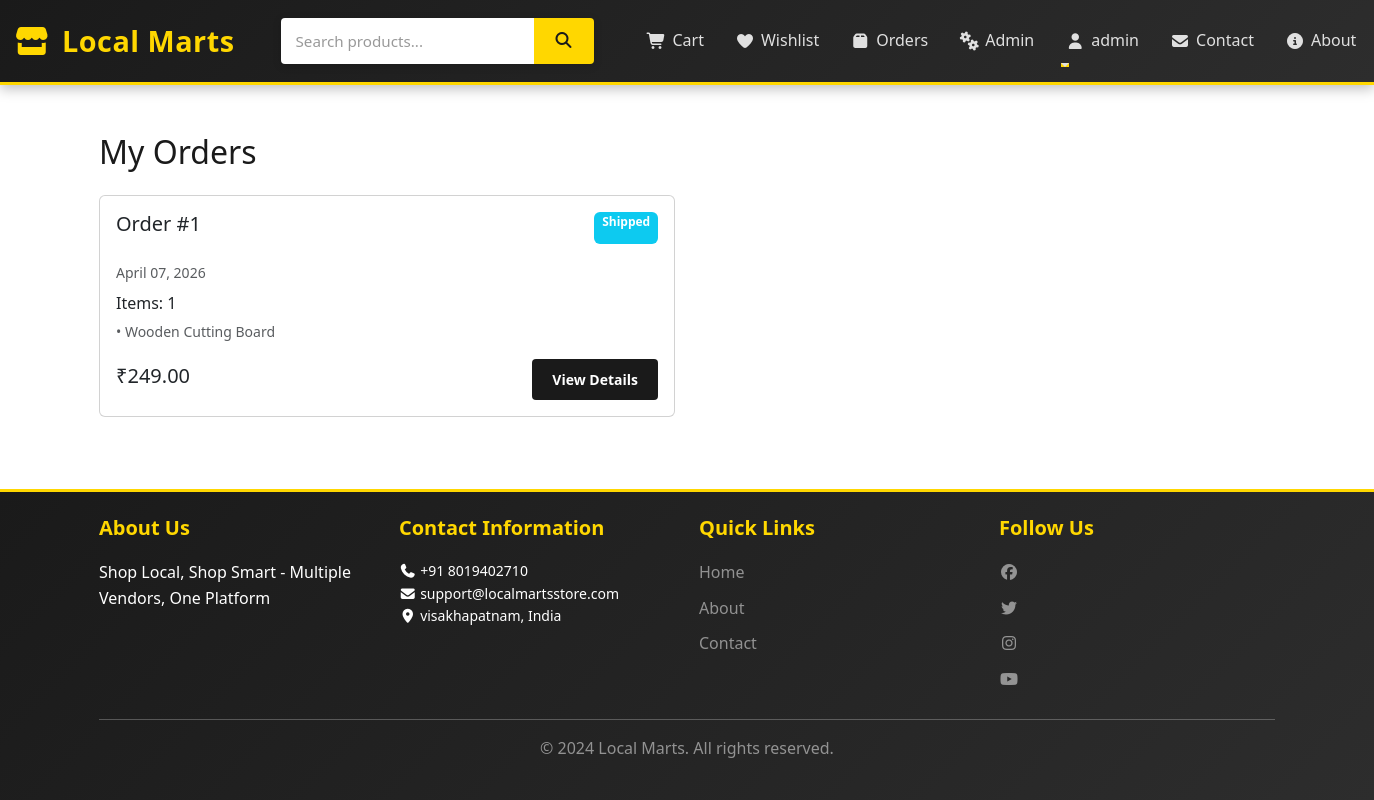
Page /orders (signed in) on the committed database.
### app/models.py (models this page shows, shortened)
class User(UserMixin, db.Model):
    id = db.Column(db.Integer, primary_key=True)
    username = db.Column(db.String(80), unique=True, nullable=False)
    email = db.Column(db.String(120), unique=True, nullable=False)
    password_hash = db.Column(db.String(200), nullable=False)
    phone = db.Column(db.String(20))
    address = db.Column(db.Text)
    city = db.Column(db.String(50))
    country = db.Column(db.String(50))
    postal_code = db.Column(db.String(10))
    user_type = db.Column(db.String(20), default='buyer')  # buyer or seller
    is_admin = db.Column(db.Boolean, default=False)
    created_at = db.Column(db.DateTime, default=datetime.utcnow)
    orders = db.relationship('Order', backref='user', lazy=True, cascade='all, delete-orphan')
    cart_items = db.relationship('CartItem', backref='user', lazy=True, cascade='all, delete-orphan')
    wishlist_items = db.relationship('Wishlist', backref='user', lazy=True, cascade='all, delete-orphan')
    reviews = db.relationship('Review', backref='user', lazy=True, cascade='all, delete-orphan')

class Order(db.Model):
    id = db.Column(db.Integer, primary_key=True)
    user_id = db.Column(db.Integer, db.ForeignKey('user.id'), nullable=False)
    total_price = db.Column(db.Float, nullable=False)
    status = db.Column(db.String(20), default='Pending')  # Pending, Processing, Shipped, Delivered
    payment_status = db.Column(db.String(20), default='Pending')  # Pending, Completed
    shipping_address = db.Column(db.Text)
    ordered_at = db.Column(db.DateTime, default=datetime.utcnow)
    delivered_at = db.Column(db.DateTime)
    items = db.relationship('OrderItem', backref='order', lazy=True, cascade='all, delete-orphan')

class OrderItem(db.Model):
    id = db.Column(db.Integer, primary_key=True)
    order_id = db.Column(db.Integer, db.ForeignKey('order.id'), nullable=False)
    product_id = db.Column(db.Integer, db.ForeignKey('product.id'), nullable=False)
    quantity = db.Column(db.Integer, nullable=False)
    price = db.Column(db.Float, nullable=False)

class Product(db.Model):
    id = db.Column(db.Integer, primary_key=True)
    name = db.Column(db.String(150), nullable=False)
    description = db.Column(db.Text, nullable=False)
    price = db.Column(db.Float, nullable=False)
    discount_price = db.Column(db.Float)
    stock = db.Column(db.Integer, default=0)
    category = db.Column(db.String(50), nullable=False)
    image_url = db.Column(db.String(300))
    rating = db.Column(db.Float, default=0)
    reviews_count = db.Column(db.Integer, default=0)
    created_at = db.Column(db.DateTime, default=datetime.utcnow)
    shop_id = db.Column(db.Integer, db.ForeignKey('shop.id'), nullable=True)  # Multi-vendor
    cart_items = db.relationship('CartItem', backref='product', lazy=True, cascade='all, delete-orphan')
    order_items = db.relationship('OrderItem', backref='product', lazy=True, cascade='all, delete-orphan')
    wishlist_items = db.relationship('Wishlist', backref='product', lazy=True, cascade='all, delete-orphan')
    reviews = db.relationship('Review', backref='product', lazy=True, cascade='all, delete-orphan')

class Settings(db.Model):
    id = db.Column(db.Integer, primary_key=True)
    site_name = db.Column(db.String(200), default='Local Marts')
    tagline = db.Column(db.String(300), default='Shop Local, Shop Smart')
    contact_email = db.Column(db.String(120))
    contact_phone = db.Column(db.String(20))
    contact_address = db.Column(db.Text)
    contact_city = db.Column(db.String(100))
    contact_country = db.Column(db.String(100))
    contact_postal_code = db.Column(db.String(20))
    whatsapp_number = db.Column(db.String(20))
    map_url = db.Column(db.String(500))
    about_us = db.Column(db.Text)
    privacy_policy = db.Column(db.Text)
    terms_conditions = db.Column(db.Text)
    return_policy = db.Column(db.Text)
    shipping_policy = db.Column(db.Text)
    facebook_url = db.Column(db.String(300))
    instagram_url = db.Column(db.String(300))
    twitter_url = db.Column(db.String(300))
    linkedin_url = db.Column(db.String(300))
    youtube_url = db.Column(db.String(300))
    updated_at = db.Column(db.DateTime, default=datetime.utcnow, onupdate=datetime.utcnow)

### app/run.py (the view)
@app.route('/orders')
@login_required
def orders():
    user_orders = Order.query.filter_by(user_id=current_user.id).all()
    return render_template('orders.html', orders=user_orders)

### app/run.py (called while the page is built)
@login_manager.user_loader
def load_user(user_id):
    return User.query.get(int(user_id))

@app.context_processor
def inject_settings():
    settings = Settings.query.first()
    return {'settings': settings}

### app/templates/orders.html (shortened to what this page needs)
{% extends "base.html" %}
{% block content %}
<div class="container my-5">
    <h2 class="mb-4">My Orders</h2>
    {% if orders %}
        <div class="row">
            {% for order in orders %}
                <div class="col-md-6 mb-4">
                    <div class="card">
                        <div class="card-body">
                            <div class="d-flex justify-content-between mb-3">
                                <h5 class="card-title">Order #{{ order.id }}</h5>
                                <span class="badge bg-{{ 'success' if order.status == 'Delivered' else 'info' }}">
                                    {{ order.status }}
                                </span>
                            </div>
                            <p class="text-muted mb-2">
                                <small>{{ order.ordered_at.strftime('%B %d, %Y') }}</small>
                            </p>
                            <div class="mb-3">
                                <h6>Items: {{ order.items|length }}</h6>
                                {% for item in order.items[:2] %}
                                    <p class="text-muted small">• {{ item.product.name }}</p>
                                {% endfor %}
                            </div>
                            <div class="d-flex justify-content-between align-items-center">
                                <h5>₹{{ "%.2f"|format(order.total_price) }}</h5>
                                <a href="{{ url_for('order_detail', order_id=order.id) }}" class="btn btn-sm btn-primary">
                                    View Details
                                </a>
                            </div>
                        </div>
                    </div>
                </div>
            {% endfor %}
        </div>
    {% else %}
        <div class="alert alert-info">
            <h5>No orders yet</h5>
            <p>Start shopping to place your first order!</p>
            <a href="{{ url_for('index') }}" class="btn btn-primary">Browse Products</a>
        </div>
    {% endif %}
</div>
{% endblock %}

### app/templates/base.html (shortened to what this page needs)
<!DOCTYPE html>
<html lang="en">
<head>
    <link href="https://cdn.jsdelivr.net/npm/bootstrap@5.3.0/dist/css/bootstrap.min.css" rel="stylesheet">
    <link rel="stylesheet" href="https://cdnjs.cloudflare.com/ajax/libs/font-awesome/7.0.1/css/all.min.css">
    <link rel="stylesheet" href="{{ url_for('static', filename='css/style.css') }}">
</head>
<body>
    <nav class="navbar navbar-expand-lg navbar-dark bg-dark sticky-top navbar-custom">
        <div class="container-fluid">
            <a class="navbar-brand" href="{{ url_for('index') }}">
                <i class="fas fa-store"></i> Local Marts
            </a>
            <div class="search-box">
                <form method="get" action="{{ url_for('index') }}">
                    <input type="text" name="search" placeholder="Search products..." value="{{ search or '' }}">
                    <button type="submit"><i class="fas fa-search"></i></button>
                </form>
            </div>
            <div class="collapse navbar-collapse" id="navbarNav">
                <ul class="navbar-nav ms-auto">
                    {% if current_user.is_authenticated %}
                        <li class="nav-item">
                            <a class="nav-link" href="{{ url_for('cart') }}">
                                <i class="fas fa-shopping-cart"></i> Cart
                            </a>
                        </li>
                        <li class="nav-item">
                            <a class="nav-link" href="{{ url_for('wishlist') }}">
                                <i class="fas fa-heart"></i> Wishlist
                            </a>
                        </li>
                        <li class="nav-item">
                            <a class="nav-link" href="{{ url_for('orders') }}">
                                <i class="fas fa-box"></i> Orders
                            </a>
                        </li>
                        {% if current_user.id == 1 %}
                            <li class="nav-item">
                                <a class="nav-link" href="{{ url_for('admin_dashboard') }}">
                                    <i class="fas fa-cogs"></i> Admin
                                </a>
                            </li>
                        {% endif %}
                        <li class="nav-item dropdown">
                            <a class="nav-link dropdown-toggle" href="#" id="userDropdown" role="button" data-bs-toggle="dropdown">
                                <i class="fas fa-user"></i> {{ current_user.username }}
                            </a>
                        </li>
                    {% endif %}
                    <li class="nav-item">
                        <a class="nav-link" href="{{ url_for('contact') }}">
                            <i class="fas fa-envelope"></i> Contact
                        </a>
                    </li>
                    <li class="nav-item">
                        <a class="nav-link" href="{{ url_for('about') }}">
                            <i class="fas fa-info-circle"></i> About
                        </a>
                    </li>
                </ul>
            </div>
        </div>
    </nav>
    <main class="container-fluid">
        {% block content %}{% endblock %}
    </main>
    <footer class="bg-dark text-white mt-5 py-4">
        <div class="container">
            <div class="row">
                <div class="col-md-3">
                    <h5>About Us</h5>
                    <p>{{ settings.tagline if settings else 'Shop Local, Shop Smart' }}</p>
                </div>
                <div class="col-md-3">
                    <h5>Contact Information</h5>
                    <ul class="list-unstyled small">
                        {% if settings %}
                            <li><i class="fas fa-phone"></i> {{ settings.contact_phone }}</li>
                            <li><i class="fas fa-envelope"></i> {{ settings.contact_email }}</li>
                            <li><i class="fas fa-map-marker-alt"></i> {{ settings.contact_city }}, {{ settings.contact_country }}</li>
                        {% endif %}
                    </ul>
                </div>
                <div class="col-md-3">
                    <h5>Quick Links</h5>
                    <ul class="list-unstyled">
                        <li><a href="{{ url_for('index') }}" class="text-white-50">Home</a></li>
                        <li><a href="{{ url_for('about') }}" class="text-white-50">About</a></li>
                        <li><a href="{{ url_for('contact') }}" class="text-white-50">Contact</a></li>
                    </ul>
                </div>
                <div class="col-md-3">
                    <h5>Follow Us</h5>
                    <div class="social-links">
                        {% if settings and settings.facebook_url %}
                            <a href="{{ settings.facebook_url }}" target="_blank" class="text-white-50"><i class="fab fa-facebook"></i></a>
                        {% endif %}
                        {% if settings and settings.twitter_url %}
                            <a href="{{ settings.twitter_url }}" target="_blank" class="text-white-50"><i class="fab fa-twitter"></i></a>
                        {% endif %}
                        {% if settings and settings.instagram_url %}
                            <a href="{{ settings.instagram_url }}" target="_blank" class="text-white-50"><i class="fab fa-instagram"></i></a>
                        {% endif %}
                        {% if settings and settings.youtube_url %}
                            <a href="{{ settings.youtube_url }}" target="_blank" class="text-white-50"><i class="fab fa-youtube"></i></a>
                        {% endif %}
                    </div>
                </div>
            </div>
            <hr>
            <div class="text-center text-white-50">
                <p>&copy; 2024 Local Marts. All rights reserved.</p>
            </div>
        </div>
    </footer>
</body>
</html>

### app/static/css/style.css (style rules this page uses)
:root { --primary-black: #1a1a1a; --secondary-black: #2d2d2d; --accent-gold: #ffd700; --accent-light: #f0f0f0; --accent-dark: #0a0a0a; --text-primary: #1a1a1a; --text-light: #666666; --border-light: #e0e0e0; --success-color: #27ae60; --danger-color: #e74c3c; --warning-color: #f39c12; }
* { margin: 0; padding: 0; box-sizing: border-box; }
html, body { font-family: 'Segoe UI', Tahoma, Geneva, Verdana, sans-serif; background-color: #ffffff; color: var(--text-primary); line-height: 1.6; }
body { animation: fadeIn 0.6s ease-in; }
.navbar-custom { background: linear-gradient(135deg, var(--primary-black) 0%, var(--secondary-black) 100%); box-shadow: 0 4px 12px rgba(0, 0, 0, 0.25); padding: 0.8rem 0; border-bottom: 3px solid var(--accent-gold); animation: slideInDown 0.5s ease-out; }
.navbar-brand { font-size: 1.8rem; font-weight: 700; color: var(--accent-gold) !important; letter-spacing: 0.5px; display: flex; align-items: center; gap: 10px; animation: slideInLeft 0.6s ease-out; }
.navbar-brand i { font-size: 2rem; animation: flip 0.8s ease-out; }
.search-box { flex: 1; max-width: 500px; margin: 0 30px; animation: slideInDown 0.6s ease-out 0.1s both; }
.search-box form { display: flex; gap: 0; box-shadow: 0 2px 8px rgba(0, 0, 0, 0.15); border-radius: 4px; overflow: hidden; transition: all 0.3s ease; }
.search-box input { flex: 1; padding: 10px 15px; border: none; font-size: 0.95rem; background-color: white; transition: all 0.3s ease; }
.search-box input::placeholder { color: #999; }
.search-box button { background-color: var(--accent-gold); border: none; padding: 10px 20px; color: var(--primary-black); cursor: pointer; font-weight: 600; transition: all 0.3s ease; position: relative; overflow: hidden; }
.nav-link { color: #e0e0e0 !important; margin-left: 15px; font-weight: 500; transition: all 0.3s ease; display: flex; align-items: center; gap: 6px; position: relative; }
.nav-link::after { content: ''; position: absolute; bottom: -5px; left: 0; width: 0; height: 2px; background-color: var(--accent-gold); transition: width 0.3s ease; }
.container { max-width: 1200px; }
.btn { font-weight: 600; border-radius: 4px; padding: 10px 20px; transition: all 0.3s ease; border: none; position: relative; overflow: hidden; }
.btn::before { content: ''; position: absolute; top: 0; left: -100%; width: 100%; height: 100%; background: rgba(255, 255, 255, 0.2); transition: left 0.5s ease; z-index: 1; }
.btn-primary { background-color: var(--primary-black); color: white; }
footer { background: linear-gradient(135deg, var(--primary-black) 0%, var(--secondary-black) 100%); color: #e0e0e0; padding: 50px 0 20px 0; margin-top: 60px; border-top: 3px solid var(--accent-gold); animation: slideInUp 0.7s ease-out; }
footer h5 { color: var(--accent-gold); font-weight: 700; margin-bottom: 20px; animation: slideInLeft 0.6s ease-out; }
footer a { color: #b0b0b0; text-decoration: none; transition: all 0.3s ease; display: block; margin-bottom: 10px; }
.row > div:nth-child(1) { animation-delay: 0.05s; }
.row > div:nth-child(2) { animation-delay: 0.1s; }
.row > div:nth-child(3) { animation-delay: 0.15s; }
.row > div:nth-child(4) { animation-delay: 0.2s; }

### rows in the picture
User: username "admin"
Order: id "1", status "Shipped", ordered_at "April 07, 2026", items|length "1", total_price "249.00"
OrderItem: product.name "Wooden Cutting Board"
Settings: tagline "Shop Local, Shop Smart - Multiple Vendors, One Platform", contact_phone "+91 8019402710", contact_email "support@localmartsstore.com", contact_city "visakhapatnam", contact_country "India"
